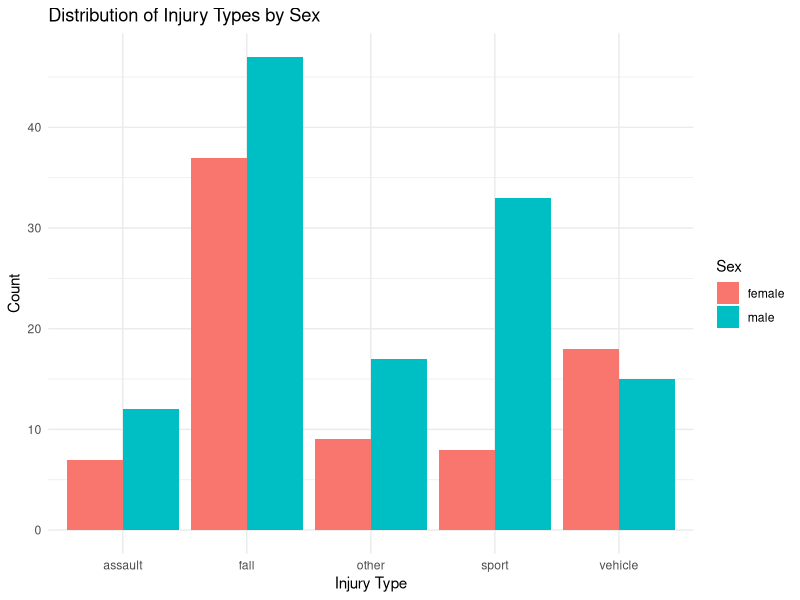
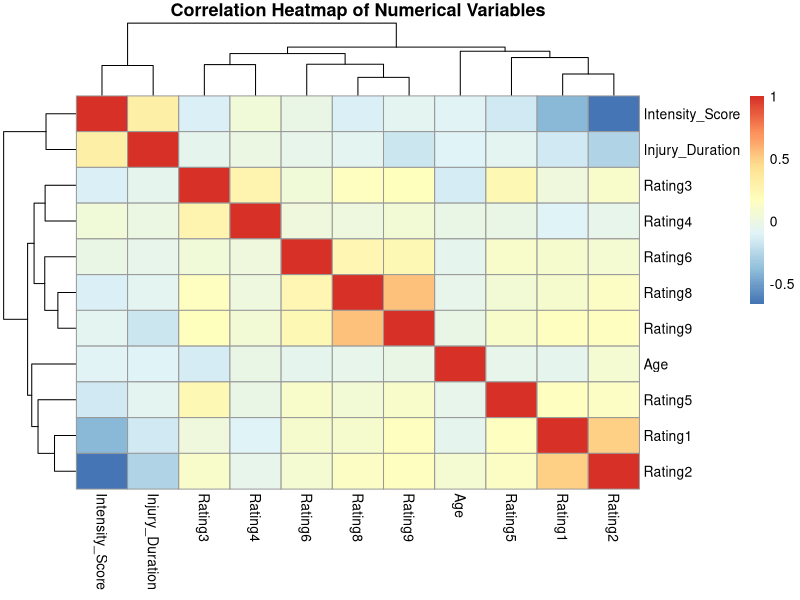
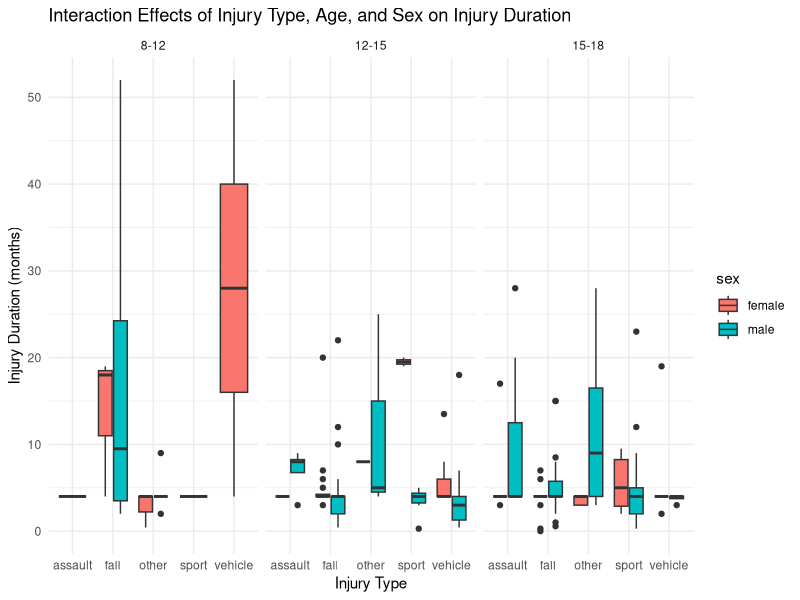
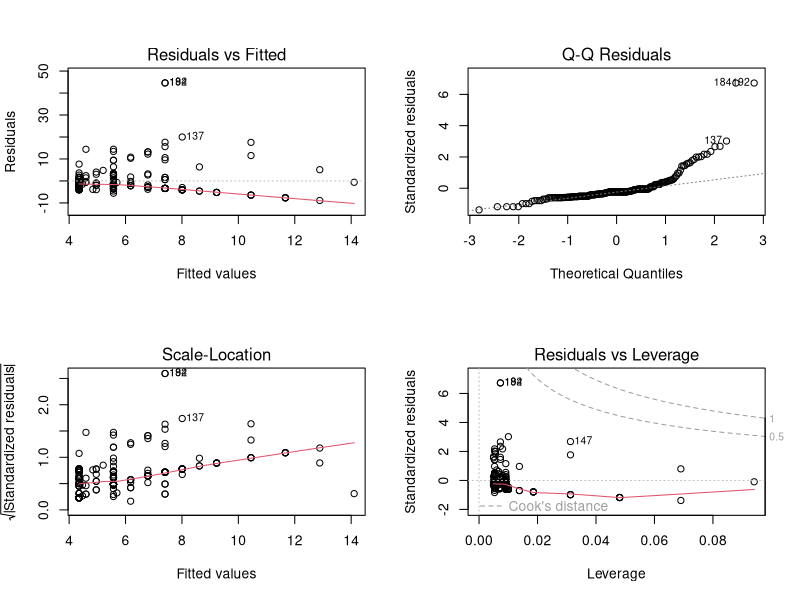
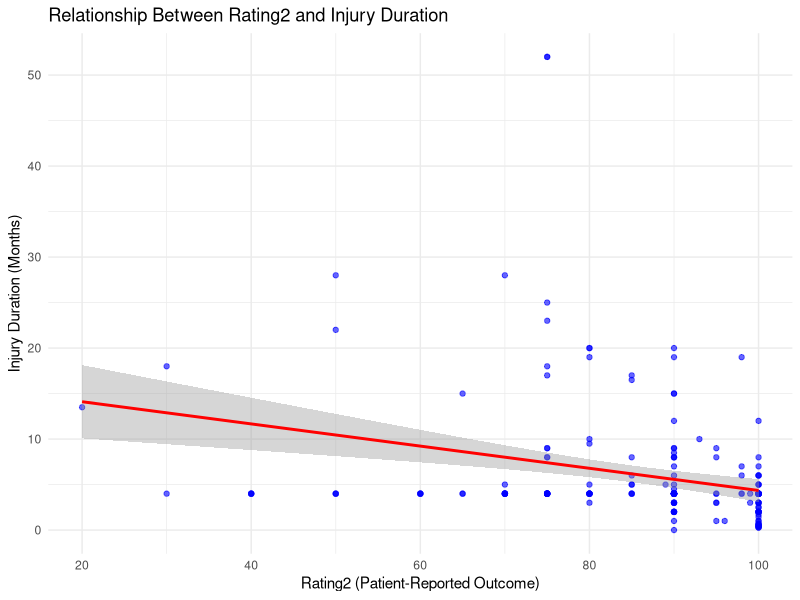
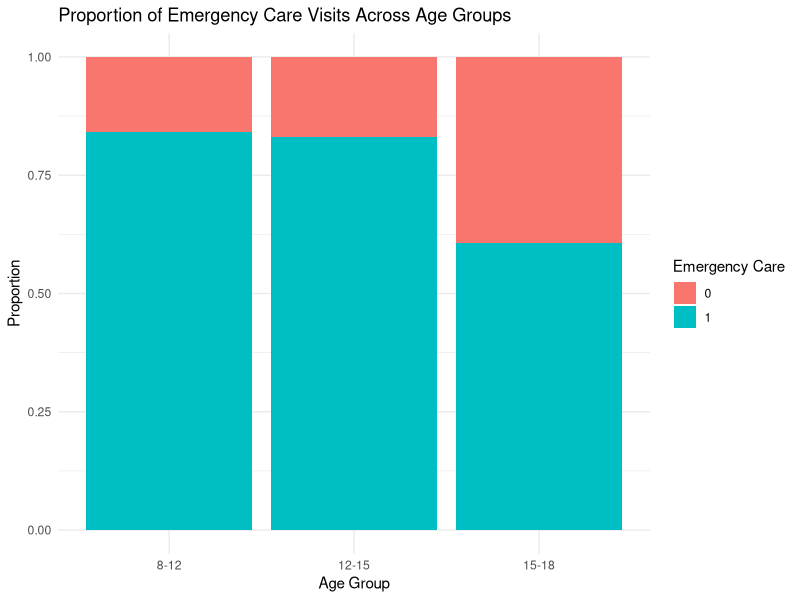
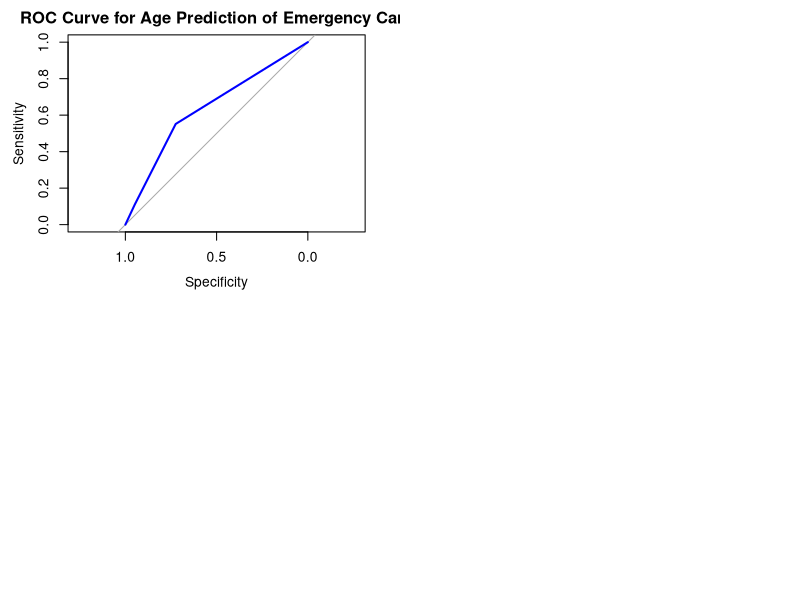

Write R code to recreate these figures, in order.
## ---- chunk 1
# Load necessary libraries
library(tidyverse)

# Read the dataset
injury_data <- read.csv("Injury_Data.csv", header = TRUE)

# Display the structure of the dataset
str(injury_data)

# Display the first few rows of the dataset
head(injury_data)

# Summary statistics for the dataset
summary(injury_data)

# Check for missing values in each column
colSums(is.na(injury_data))

# Define the names of the categorical variables in your dataset
categorical_vars <- c("sex", "race", "injury_type", "Dazed", "Care.Site", 
                      "Hospital_Admit", "Xray", "Rating7_Qual")

# Check for missing or empty values in categorical variables
lapply(injury_data[categorical_vars], function(x) sum(is.na(x) | x == ""))

# Convert character columns to factors
injury_data[categorical_vars] <- lapply(injury_data[categorical_vars], as.factor)

# Verify conversion
str(injury_data)

## ---- chunk 2
# Handling the missing values for categorical data

# Function to compute mode
get_mode <- function(x) {
  uniq_vals <- unique(na.omit(x))
  uniq_vals[which.max(tabulate(match(x, uniq_vals)))]
}

# Impute missing values with mode for categorical variables with low missingness
low_missing_vars <- c("injury_type", "Dazed", "Care.Site", "Hospital_Admit", "Xray")

# Check the mode values for each variable before imputation
cat("Mode values for imputation:\n")
print(lapply(injury_data[low_missing_vars], get_mode))

injury_data[low_missing_vars] <- lapply(injury_data[low_missing_vars], function(x) {
  mode_value <- get_mode(x) # Calculate mode
  x[is.na(x) | x == ""] <- mode_value # Replace missing/empty values with mode
  return(x)
})

# Encode high-missing value column as "Unknown" level
# Replace empty string level with NA
injury_data$Rating7_Qual[injury_data$Rating7_Qual == ""] <- NA
# Add "Unknown" to levels
injury_data$Rating7_Qual <- factor(injury_data$Rating7_Qual, levels = c(levels(injury_data$Rating7_Qual), "Unknown"))
# Replace NA with "Unknown"
injury_data$Rating7_Qual[is.na(injury_data$Rating7_Qual)] <- "Unknown"

# Verify no missing values in categorical variables
lapply(injury_data[categorical_vars], function(x) sum(is.na(x) | x == ""))

# Check unique values
unique(injury_data$Rating7_Qual)

# Check the frequency of each level
table(injury_data$Rating7_Qual)

# Drop empty levels
injury_data <- injury_data %>% mutate(across(where(is.factor), droplevels))

## ---- chunk 3
# Handling the missing values for numerical data
# Identify numerical columns
numerical_vars <- names(injury_data)[sapply(injury_data, is.numeric)]

# Check missing values in numerical columns
sapply(injury_data[numerical_vars], function(x) sum(is.na(x)))

# Impute missing values with median for numerical columns
injury_data[numerical_vars] <- lapply(injury_data[numerical_vars], function(x) {
  ifelse(is.na(x), median(x, na.rm = TRUE), x)
})

# Verify no missing values remain
sapply(injury_data[numerical_vars], function(x) sum(is.na(x)))

# Summarize numerical columns after imputation
summary(injury_data[numerical_vars])

## ---- chunk 4
# Check for missing values in each column
colSums(is.na(injury_data))
summary(injury_data)

## ---- chunk 5
# Data Analysis Exercise

# Are Rating1 and Rating2 significantly correlated with Injury_Duration?
# Subset the relevant columns
correlation_vars <- injury_data[, c("Rating1", "Rating2", "Injury_Duration")]

# Compute Pearson correlation
cor_matrix <- cor(correlation_vars, use = "complete.obs")

# Display correlation matrix
print(cor_matrix)

# Test individual correlations with p-values
cor_test_rating1 <- cor.test(injury_data$Rating1, injury_data$Injury_Duration, use = "complete.obs")
cor_test_rating2 <- cor.test(injury_data$Rating2, injury_data$Injury_Duration, use = "complete.obs")

list(cor_test_rating1, cor_test_rating2)

## ---- chunk 6
# Data Analysis Exercise

# Is there a significant association between sex and injury_type?
# Create contingency table
sex_injury_table <- table(injury_data$sex, injury_data$injury_type)

# Perform Fisher's Exact Test
fisher_test <- fisher.test(sex_injury_table)

# Display the results
print(fisher_test)

library(ggplot2)

# Create a bar plot
ggplot(as.data.frame(sex_injury_table), aes(x = Var2, y = Freq, fill = Var1)) +
  geom_bar(stat = "identity", position = "dodge") +
  labs(title = "Distribution of Injury Types by Sex",
       x = "Injury Type",
       y = "Count",
       fill = "Sex") +
  theme_minimal()

## ---- chunk 7
# Data Analysis Exercise

# Analyze Relationships between Categorical Variables
# Define categorical variables
categorical_vars <- c("sex", "race", "injury_type", "Dazed", "Care.Site", "Hospital_Admit", "Xray", "Rating7_Qual")

# Initialize results list
results_within_cat <- list()

# Loop through all pairs of categorical variables
for (i in 1:(length(categorical_vars) - 1)) {
  for (j in (i + 1):length(categorical_vars)) {
    var1 <- categorical_vars[i]
    var2 <- categorical_vars[j]
    
    # Create contingency table
    contingency_table <- table(injury_data[[var1]], injury_data[[var2]])
    
    # Choose test based on expected counts
    if (all(chisq.test(contingency_table)$expected >= 5)) {
      # Perform Chi-square test
      test_result <- chisq.test(contingency_table)
    } else {
      # Perform Fisher's Exact Test with increased workspace or simulation
      test_result <- tryCatch(
        fisher.test(contingency_table, workspace = 2e7), # Increase workspace
        error = function(e) fisher.test(contingency_table, simulate.p.value = TRUE) # Simulate p-value
      )
    }
    
    # Save results
    results_within_cat[[paste(var1, var2, sep = "_")]] <- list(
      "Test" = ifelse(all(chisq.test(contingency_table)$expected >= 5), "Chi-square", "Fisher"),
      "p_value" = test_result$p.value,
      "contingency_table" = contingency_table
    )
  }
}

# Filter for significant results (p-value < 0.05)
significant_within_cat <- Filter(function(x) x$p_value < 0.05, results_within_cat)

# Display significant results
significant_within_cat

## ---- chunk 8
# Data Analysis Exercise

# Analyze relationship between numerical variables
# Define numerical variables
numerical_vars <- c("Age", "Intensity_Score", "Injury_Duration", 
                    "Rating1", "Rating2", "Rating3", "Rating4", 
                    "Rating5", "Rating6", "Rating8", "Rating9")

# Create a subset of only numerical variables
numerical_data <- injury_data[numerical_vars]

# Compute pairwise correlation matrix
correlation_matrix <- cor(numerical_data, use = "complete.obs", method = "pearson")

# Display the correlation matrix
print(correlation_matrix)

# Function to calculate p-values for the correlation matrix
cor.mtest <- function(mat, conf.level = 0.95) {
  mat <- as.matrix(mat)
  n <- ncol(mat)
  p.mat <- matrix(NA, n, n)
  diag(p.mat) <- 0
  for (i in 1:(n - 1)) {
    for (j in (i + 1):n) {
      test <- cor.test(mat[, i], mat[, j], conf.level = conf.level)
      p.mat[i, j] <- p.mat[j, i] <- test$p.value
    }
  }
  colnames(p.mat) <- rownames(p.mat) <- colnames(mat)
  p.mat
}

# Compute p-values for the correlation matrix
p_value_matrix <- cor.mtest(numerical_data)

# Extract significant correlations (p-value < 0.05)
significant_correlations <- which(p_value_matrix < 0.05, arr.ind = TRUE)
significant_correlations <- significant_correlations[significant_correlations[, 1] < significant_correlations[, 2], ]

# Display significant correlations
cat("Significant Correlations:\n")
for (i in 1:nrow(significant_correlations)) {
  var1 <- colnames(numerical_data)[significant_correlations[i, 1]]
  var2 <- colnames(numerical_data)[significant_correlations[i, 2]]
  p_value <- p_value_matrix[significant_correlations[i, 1], significant_correlations[i, 2]]
  cat(sprintf("%s and %s: p-value = %.5f\n", var1, var2, p_value))
}

# Visualize correlation matrix using a heatmap
library(pheatmap)
pheatmap(correlation_matrix, main = "Correlation Heatmap of Numerical Variables")


## ---- chunk 9
# Data Analysis Exercise

# Define the categorical variables to test
categorical_vars <- c("injury_type", "sex", "race", "Dazed", "Care.Site", "Hospital_Admit", "Xray", "Rating7_Qual")

# Initialize a list to store results
age_cat_results <- list()

# Loop through each categorical variable
for (cat_var in categorical_vars) {
  # Check the number of levels in the categorical variable
  if (nlevels(as.factor(injury_data[[cat_var]])) > 2) {
    # Dynamically construct the formula for ANOVA
    formula <- as.formula(paste("Age ~", cat_var))
    # Perform ANOVA for variables with more than 2 levels
    anova_test <- aov(formula, data = injury_data)
    p_value <- summary(anova_test)[[1]][["Pr(>F)"]][1]
    age_cat_results[[cat_var]] <- list("Test" = "ANOVA", "p_value" = p_value)
  } else {
    # Perform t-test for binary variables
    formula <- as.formula(paste("Age ~", cat_var))
    ttest <- t.test(formula, data = injury_data)
    age_cat_results[[cat_var]] <- list("Test" = "t-test", "p_value" = ttest$p.value)
  }
}

# Filter significant results (p-value < 0.05)
significant_age_cat <- Filter(function(x) x$p_value < 0.05, age_cat_results)

# Display significant results
significant_age_cat

## ---- chunk 10
# Data Analysis Exercise

# Define the variables of interest
ratings <- c("Rating1", "Rating2", "Rating3", "Rating5", "Rating6", "Rating9") # Excluding Rating7_Qual
condition_vars <- c("injury_type", "Injury_Duration")
demographics <- c("sex", "race")
responses <- c("Dazed", "Care.Site", "Hospital_Admit", "Xray")
intensity <- "Intensity_Score"

# Initialize a list to store results
results <- list()

# 1. Association Between Ratings and Condition
for (rating in ratings) {
  # Rating vs. Injury_Type
  anova_test <- aov(as.formula(paste(rating, "~ injury_type")), data = injury_data)
  p_value_anova <- summary(anova_test)[[1]][["Pr(>F)"]][1]
  results[[paste(rating, "vs", "injury_type")]] <- list("Test" = "ANOVA", "p_value" = p_value_anova)
  
  # Rating vs. Injury_Duration
  cor_test <- cor.test(injury_data[[rating]], injury_data[["Injury_Duration"]], method = "pearson")
  p_value_cor <- cor_test$p.value
  results[[paste(rating, "vs", "Injury_Duration")]] <- list("Test" = "Pearson Correlation", "p_value" = p_value_cor)
}

# 2. Association Between Injury Type and Duration
lm_model <- lm(Injury_Duration ~ injury_type, data = injury_data)
anova_test <- anova(lm_model)
results[["Injury_Duration ~ injury_type"]] <- list("Test" = "ANOVA", "p_value" = anova_test[["Pr(>F)"]][1])

# 3. Relationship Among Ratings
cor_matrix <- cor(injury_data[, ratings], use = "complete.obs", method = "pearson")
cor_results <- cor_matrix[lower.tri(cor_matrix)] # Extract lower triangle for relationships
results[["Correlation_Matrix"]] <- cor_results

# 4. Moderation by Demographics
# Interaction effects for Injury Duration ~ injury_type * sex
lm_sex <- lm(Injury_Duration ~ injury_type * sex, data = injury_data)
anova_sex <- anova(lm_sex)
results[["Injury_Duration ~ injury_type * sex"]] <- list("Test" = "ANOVA", "p_value" = anova_sex[["Pr(>F)"]][3]) # Interaction term p-value

# 5. Influence of Initial Responses on Intensity and Duration
for (response in responses) {
  if (nlevels(as.factor(injury_data[[response]])) > 2) {
    # Response vs. Intensity Score (ANOVA for >2 levels)
    anova_test <- aov(as.formula(paste(intensity, "~", response)), data = injury_data)
    p_value <- summary(anova_test)[[1]][["Pr(>F)"]][1]
    results[[paste(response, "vs", "Intensity_Score")]] <- list("Test" = "ANOVA", "p_value" = p_value)
  } else {
    # Response vs. Injury Duration (t-test for binary variables)
    ttest <- t.test(as.formula(paste("Injury_Duration ~", response)), data = injury_data)
    results[[paste(response, "vs", "Injury_Duration")]] <- list("Test" = "t-test", "p_value" = ttest$p.value)
  }
}

# 6. Distribution of Injury Type by Sex and Race
# Chi-square tests for injury_type ~ sex and injury_type ~ race
chi_sex <- chisq.test(table(injury_data$injury_type, injury_data$sex))
chi_race <- chisq.test(table(injury_data$injury_type, injury_data$race))
results[["injury_type ~ sex"]] <- list("Test" = "Chi-square", "p_value" = chi_sex$p.value)
results[["injury_type ~ race"]] <- list("Test" = "Chi-square", "p_value" = chi_race$p.value)

# Display all significant results (p-value < 0.05)
# Filter significant results (p-value < 0.05)
significant_results <- Filter(function(x) {
  # Ensure the entry is a list and contains a valid p_value
  is.list(x) && !is.null(x$p_value) && x$p_value < 0.05
}, results)

# Display significant results
significant_results

## ---- chunk 11
# Data Analysis Exercise

# Print significant results and explanation for selecting these variables
significant_results <- list(
  `Injury_Duration ~ injury_type` = list(
    "Test" = "ANOVA",
    "p_value" = 0.038,
    "Reason" = "Injury_Duration is a key outcome variable. It significantly interacts with injury_type, providing insights into how different injury types influence recovery time."
  ),
  `Rating2 vs Injury_Duration` = list(
    "Test" = "Pearson Correlation",
    "p_value" = 7.86e-05,
    "Reason" = "Rating2 has the strongest correlation with Injury_Duration, making it an excellent predictor for recovery time."
  ),
  `injury_type ~ sex` = list(
    "Test" = "Chi-square",
    "p_value" = 0.026,
    "Reason" = "Injury_type is associated with sex. Including this variable helps analyze gender-specific trends in injury patterns."
  ),
  `Age vs injury_type` = list(
    "Test" = "ANOVA",
    "p_value" = 0.0001,
    "Reason" = "Age significantly varies across different injury types, highlighting how specific age groups are more prone to certain types of injuries."
  ),
  `Age vs Care.Site` = list(
    "Test" = "ANOVA",
    "p_value" = 0.0151,
    "Reason" = "Age is significantly associated with the choice of care site, revealing healthcare preferences or requirements across age groups."
  )
)

# Print significant results with reasons
cat("Selected Variables and Reasons for the Project:\n")
for (result_name in names(significant_results)) {
  cat("\n", result_name, "\n")
  cat("  Test:", significant_results[[result_name]]$Test, "\n")
  cat("  p-value:", significant_results[[result_name]]$p_value, "\n")
  cat("  Reason:", significant_results[[result_name]]$Reason, "\n")
}

## ---- chunk 12
# Data Analysis Project 
# Hypothesis 1: Injury Type predicts Injury Duration and is associated with demographic factors such as Age and Sex.

# Age_Group variable defined
injury_data$Age_Group <- cut(
  injury_data$Age, 
  breaks = c(8, 12, 15, 18), 
  include.lowest = TRUE, 
  labels = c("8-12", "12-15", "15-18")
)

# Linear model with interaction terms for Injury Type, Age, and Sex
lm_model_h1 <- lm(Injury_Duration ~ injury_type * Age * sex, data = injury_data)

# ANOVA to test main and interaction effects
anova_h1 <- anova(lm_model_h1)
summary(lm_model_h1)

# Visualization for interaction effects
library(ggplot2)
ggplot(injury_data, aes(x = injury_type, y = Injury_Duration, fill = sex)) +
  geom_boxplot() +
  facet_wrap(~ Age_Group) +
  labs(
    title = "Interaction Effects of Injury Type, Age, and Sex on Injury Duration",
    x = "Injury Type",
    y = "Injury Duration (months)"
  ) +
  theme_minimal()


## ---- chunk 13
# Data Analysis Project 

# Hypothesis 2: Rating2 significantly predicts Injury Duration

# Step 1: Fit a linear regression model
lm_model_h2 <- lm(Injury_Duration ~ Rating2, data = injury_data)

# Step 2: Summarize the model
summary_h2 <- summary(lm_model_h2)

# Print the summary
print(summary_h2)

# Step 3: Pearson Correlation Test
cor_test_h2 <- cor.test(injury_data$Rating2, injury_data$Injury_Duration, method = "pearson")

# Print correlation results
print(cor_test_h2)

# Step 4: Diagnostic Plots for Model Validation
par(mfrow = c(2, 2))  # Set up a 2x2 plotting area
plot(lm_model_h2)

# Step 5: Visualization of Rating2 and Injury Duration Relationship
library(ggplot2)
ggplot(injury_data, aes(x = Rating2, y = Injury_Duration)) +
  geom_point(color = "blue", alpha = 0.6) +  # Scatter plot of data points
  geom_smooth(method = "lm", color = "red", se = TRUE) +  # Add regression line
  labs(
    title = "Relationship Between Rating2 and Injury Duration",
    x = "Rating2 (Patient-Reported Outcome)",
    y = "Injury Duration (Months)"
  ) +
  theme_minimal()

# Step 6: Export Regression Results (Optional)
library(broom)
lm_table_h2 <- tidy(lm_model_h2)  # Create tidy table of results
write.csv(lm_table_h2, "Regression_Rating2_vs_Injury_Duration.csv")  # Save results as CSV


## ---- chunk 14

# Data Analysis Project 
# Hypothesis 3: Age influences Care Site choice, with younger age groups more likely to visit emergency care.

# Step 1: Recode Care Site into a binary variable (Emergency = 1, Other/PrimaryCare = 0)
injury_data$Emergency_Care <- ifelse(injury_data$Care.Site == "Emergency", 1, 0)

# Step 2: Create Age Groups
injury_data$Age_Group <- cut(injury_data$Age, 
                             breaks = c(8, 12, 15, 18), 
                             include.lowest = TRUE, 
                             labels = c("8-12", "12-15", "15-18"))

# Step 3: Fit a logistic regression model
logit_model_h3 <- glm(Emergency_Care ~ Age_Group, data = injury_data, family = "binomial")

# Step 4: Summarize the model
summary_h3 <- summary(logit_model_h3)

# Print the summary
print(summary_h3)

# Step 5: Calculate Odds Ratios and Confidence Intervals
library(MASS)
exp_cis <- exp(cbind(OR = coef(logit_model_h3), confint(logit_model_h3)))
print(exp_cis)

# Step 6: Model Performance (ROC Curve)
library(pROC)
predicted_probs_h3 <- predict(logit_model_h3, type = "response")
roc_curve_h3 <- roc(injury_data$Emergency_Care, predicted_probs_h3)
auc_h3 <- auc(roc_curve_h3)

# Print AUC
print(auc_h3)

# Step 7: Visualization of Age Group and Emergency Care Proportions
library(ggplot2)
ggplot(injury_data, aes(x = Age_Group, fill = factor(Emergency_Care))) +
  geom_bar(position = "fill") +
  labs(
    title = "Proportion of Emergency Care Visits Across Age Groups",
    x = "Age Group",
    y = "Proportion",
    fill = "Emergency Care"
  ) +
  theme_minimal()

# Step 8: Plot ROC Curve
plot(roc_curve_h3, col = "blue", main = "ROC Curve for Age Prediction of Emergency Care")



## ---- chunk 15


## ---- chunk 16


## ---- chunk 17


